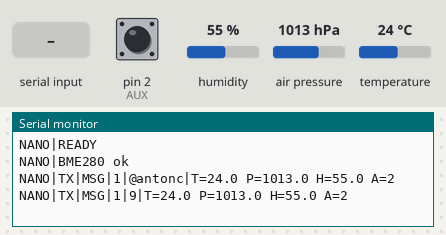
The program below on a simulated Arduino Nano, built with avr-gcc and run on an emulated ATmega328P. On the bench: the last lines printed to the serial monitor. Inputs (shaded band) come from the test bench; at power-on: pin 2 (AUX) HIGH, humidity 55 %, air pressure 1013 hPa, temperature 24 °C.

Above: at 1.2 s.
1.3 s: "1\n" received over Serial
At 1.9 s:
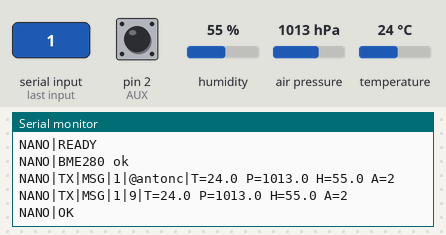
2.8 s: "1\n" received over the second serial link
At 3.4 s:
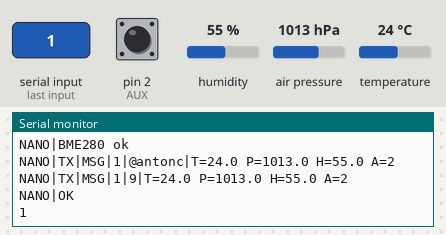
4.3 s: "0\n" received over the second serial link
At 5.8 s:
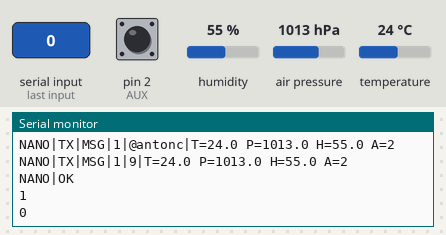

Measured:
- after the input at 1.3 s, the serial monitor: prints a new line after 0.05 s (image 1)
- after the input at 2.8 s, the serial monitor: prints a new line at once (image 2)
- after the input at 4.3 s, the serial monitor: prints a new line at once (image 3)

The program:

main.cpp
```cpp
// Nano + E32 + BME280: a terminal that puts its sensor reading on air every
// 30 s, and the radio for whatever is on its Serial (D0/D1, 9600): a PC's
// serial monitor, or the ESP32-S3 web terminal (espNano/).
//
// One message is one line, ending in '\n'. On Serial:
//   in:  a line to put on air
//   out: every line heard on air, and the Nano's own lines, which start "NANO|":
//     NANO|READY       just started
//     NANO|OK          the line from Serial is with the E32; send the next one
//     NANO|TX|<line>   a line it put on air itself (the sensor report)
//     NANO|<note>      anything else ("BME280 ok", ...)
// Only whole lines go out, so its own lines never land inside one heard on air.
#include <Arduino.h>
#include <SoftwareSerial.h>
#include <Wire.h>
#include <Adafruit_Sensor.h>
#include <Adafruit_BME280.h>

#define SEA_LEVEL_HPA 1013.25f
const char NANO_ID[] = "1";  // the Nano + ESP bundle is terminal 0001
const unsigned long REPORT_MS = 30000;
const size_t LINE_MAX = 320;              // the ESP's RADIO_FRAME_MAX
const unsigned long LINE_IDLE_MS = 300;   // a line heard with no '\n' ends after this much silence

Adafruit_BME280 bme;
bool bmeOk = false;

SoftwareSerial radio(10, 11);
const uint8_t AUX = 2;

unsigned long lastReport = 0;

char airLine[LINE_MAX + 1];  // heard on air, not yet passed on
size_t airLen = 0;
unsigned long airLast = 0;
char inLine[LINE_MAX + 1];   // from Serial, not yet on air
size_t inLen = 0;

void flushAir() {
  airLine[airLen] = 0;
  if (airLen) Serial.println(airLine);
  airLen = 0;
}

void pollAir() {
  while (radio.available()) {
    char c = radio.read();
    airLast = millis();
    if (c == '\n') flushAir();
    else if (c != '\r' && airLen < LINE_MAX) airLine[airLen++] = c;
  }
  if (airLen && millis() - airLast > LINE_IDLE_MS) flushAir();
}

// Keeps passing on what is heard while the module is busy.
void waitAux() {
  uint32_t t = millis();
  while (!digitalRead(AUX) && millis() - t < 1000) pollAir();
}

// The whole line in one go; the E32 cuts it into packets itself.
void putOnAir(const char *line) {
  waitAux();
  radio.print(line);
  radio.print('\n');
  delay(50);  // let AUX drop before the next line waits on it
}

void sendLine(const char *to, const char *text) {
  char wire[64];
  snprintf(wire, sizeof wire, "MSG|%s|%s|%s", NANO_ID, to, text);
  putOnAir(wire);
  Serial.print(F("NANO|TX|"));
  Serial.println(wire);
}

void report() {
  if (!bmeOk) bmeOk = bme.begin(0x76) || bme.begin(0x77);

  char text[40];
  if (bmeOk) {
    char t[8], p[9], h[7], a[8];
    dtostrf(bme.readTemperature(), 1, 1, t);
    dtostrf(bme.readPressure() / 100.0f, 1, 1, p);
    dtostrf(bme.readHumidity(), 1, 1, h);
    dtostrf(bme.readAltitude(SEA_LEVEL_HPA), 1, 0, a);
    snprintf(text, sizeof text, "T=%s P=%s H=%s A=%s", t, p, h, a);
  } else {
    strcpy(text, "no sensor");
  }

  sendLine("@antonc", text);
  sendLine("9", text);
}

void pollSerial() {
  while (Serial.available()) {
    char c = Serial.read();
    if (c == '\n' || c == '\r') {
      if (!inLen) continue;
      inLine[inLen] = 0;
      inLen = 0;
      putOnAir(inLine);
      Serial.println(F("NANO|OK"));
    } else if (inLen < LINE_MAX) {
      inLine[inLen++] = c;
    }
  }
}

void setup() {
  Serial.begin(9600);
  radio.begin(9600);
  pinMode(AUX, INPUT_PULLUP);
  Serial.println(F("NANO|READY"));
  bmeOk = bme.begin(0x76) || bme.begin(0x77);
  Serial.println(bmeOk ? F("NANO|BME280 ok") : F("NANO|BME280 not found"));
  lastReport = millis() - REPORT_MS;  // first report right away
}

void loop() {
  pollAir();
  pollSerial();

  if (millis() - lastReport >= REPORT_MS) {
    lastReport = millis();
    report();
  }
}
```
